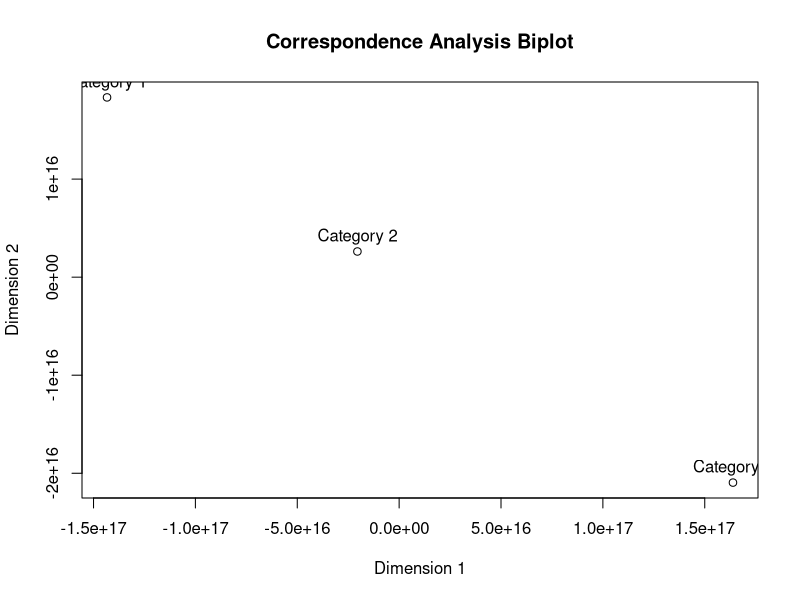
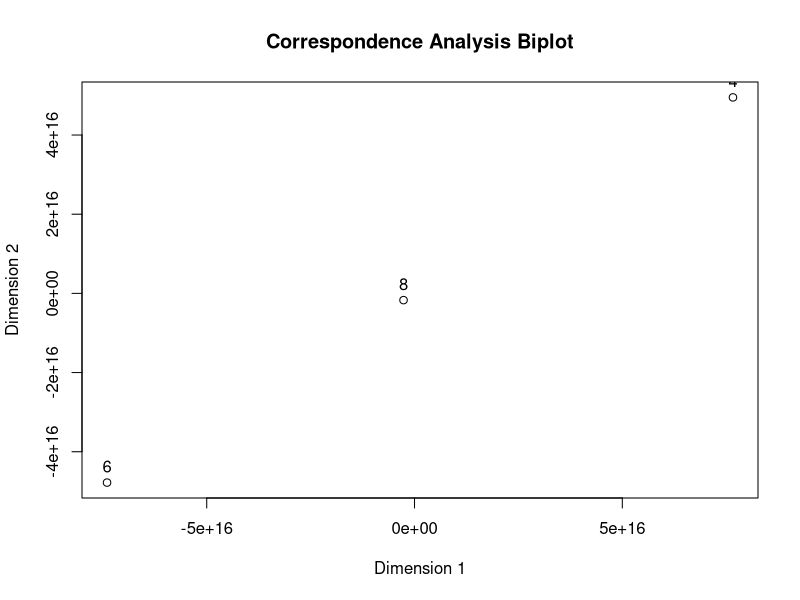

These charts were generated, in order, by the following R code:
# Example 1
# Step 1: Create a contingency table
set.seed(123)
table <- matrix(sample(1:10, 9, replace=TRUE), nrow=3)
colnames(table) <- c("Category 1", "Category 2", "Category 3")
rownames(table) <- c("Factor A", "Factor B", "Factor C")
table

# Step 2: Calculate row and column totals
rowTotals <- apply(table, 1, sum)
colTotals <- apply(table, 2, sum)
total <- sum(table)

# Step 3: Compute the expected frequencies
expected <- outer(rowTotals, colTotals) / total

# Step 4: Center the data
centered <- table - expected

# Step 5: Compute the SVD of the centered data matrix
svd <- svd(centered)

# Step 6: Compute the eigenvalues
eigenvals <- (svd$d)^2 / (total - 1)

# Step 7: Compute the principal components
principal_components <- svd$u %*% diag(svd$d)

# Step 8: Normalize the principal components
norm_components <- principal_components / sqrt(eigenvals)

# Step 9: Compute the scores
scores <- centered %*% norm_components

# Step 10: Plot the results
plot(scores[,1], scores[,2], xlab="Dimension 1", ylab="Dimension 2", 
     main="Correspondence Analysis Biplot")
text(scores[,1], scores[,2], labels=colnames(table), pos=3)

# Example 2
# Step 1: Create a contingency table
data("mtcars")
table <- table(mtcars$gear, mtcars$cyl)
table

# Step 2: Calculate row and column totals
rowTotals <- apply(table, 1, sum)
colTotals <- apply(table, 2, sum)
total <- sum(table)

# Step 3: Compute the expected frequencies
expected <- outer(rowTotals, colTotals) / total

# Step 4: Center the data
centered <- table - expected

# Step 5: Compute the SVD of the centered data matrix
svd <- svd(centered)

# Step 6: Compute the eigenvalues
eigenvals <- (svd$d)^2 / (total - 1)

# Step 7: Compute the principal components
principal_components <- svd$u %*% diag(svd$d)

# Step 8: Normalize the principal components
norm_components <- principal_components / sqrt(eigenvals)

# Step 9: Compute the scores
scores <- centered %*% norm_components

# Step 10: Plot the results
plot(scores[,1], scores[,2], xlab="Dimension 1", ylab="Dimension 2", 
     main="Correspondence Analysis Biplot")
text(scores[,1], scores[,2], labels=colnames(table), pos=3)
